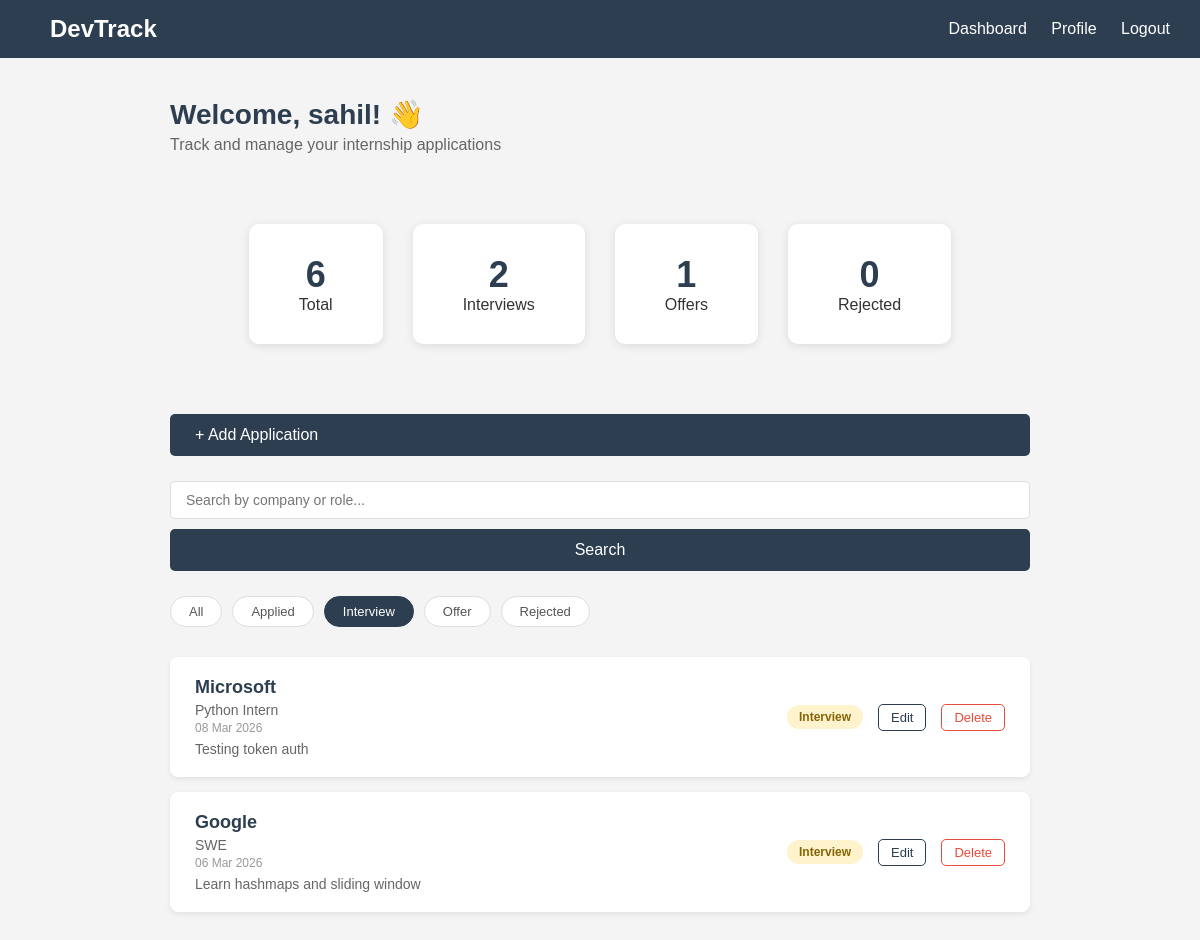
The page /dashboard?status=Interview&search= (signed in) on the database its author committed.
### app/models.py (models this page shows, shortened)
class User(db.Model, UserMixin):
    id = db.Column(db.Integer, primary_key=True)
    username = db.Column(db.String(80), unique=True, nullable=False)
    email = db.Column(db.String(120), unique=True, nullable=False)
    password = db.Column(db.String(200), nullable=False)
    api_token = db.Column(db.String(64), nullable=True)
    cgpa = db.Column(db.Float, nullable=True)
    backlogs = db.Column(db.Integer, default=0)
    college = db.Column(db.String(100), nullable=True)
    graduation_year = db.Column(db.Integer, nullable=True)
    branch = db.Column(db.String(50), nullable=True)
    internship_count = db.Column(db.Integer, default=0)
    project_count = db.Column(db.Integer, default=0)
    skills = db.Column(db.Text, nullable=True)
    applications = db.relationship('Application', backref='applicant', lazy=True)

class Application(db.Model):
    id = db.Column(db.Integer, primary_key=True)
    company = db.Column(db.String(100), nullable=False)
    role = db.Column(db.String(100), nullable=False)
    status = db.Column(db.String(20), nullable=False, default='Applied')
    date_applied = db.Column(db.DateTime, nullable=False, default=datetime.utcnow)
    notes = db.Column(db.Text, nullable=True)
    location = db.Column(db.String(100), nullable=True)
    job_type = db.Column(db.String(20), nullable=True, default='Internship')
    salary = db.Column(db.Integer, nullable=True)
    source = db.Column(db.String(50), nullable=True)
    interview_date = db.Column(db.DateTime, nullable=True)
    response_days = db.Column(db.Integer, nullable=True)
    user_id = db.Column(db.Integer, db.ForeignKey('user.id'), nullable=False)

### app/main/routes.py (the view)
@main.route('/dashboard')
@login_required
def dashboard():
    page = request.args.get('page', 1, type=int)
    search = request.args.get('search', '', type=str)
    status_filter = request.args.get('status', 'All')
    per_page = 5
    query = Application.query.filter_by(user_id=current_user.id)
    if search:
        query = query.filter(
            Application.company.ilike(f'%{search}%') |
            Application.role.ilike(f'%{search}%')
        )
    if status_filter != 'All':
        query = query.filter_by(status=status_filter)
    pagination = query.order_by(
        Application.date_applied.desc()
    ).paginate(page=page, per_page=per_page, error_out=False)
    applications = pagination.items
    all_applications = Application.query.filter_by(user_id=current_user.id).all()
    stats = {
        'total': len(all_applications),
        'interviews': len([a for a in all_applications if a.status == 'Interview']),
        'offers': len([a for a in all_applications if a.status == 'Offer']),
        'rejected': len([a for a in all_applications if a.status == 'Rejected'])
    }
    return render_template('main/dashboard.html',
        title='Dashboard',
        applications=applications,
        stats=stats,
        status_filter=status_filter,
        pagination=pagination,
        search=search
    )

### app/__init__.py (called while the page is built)
@login_manager.user_loader
def load_user(user_id):
    from app.models import User
    return User.query.get(int(user_id))

### app/templates/main/dashboard.html (shortened to what this page needs)
{% extends "base.html" %}
{% block content %}
<div class="dashboard">
    <div class="dashboard-header">
        <h2>Welcome, {{ current_user.username }}! 👋</h2>
        <p>Track and manage your internship applications</p>
    </div>
    <div class="stats">
        <div class="stat-box">
            <h3>{{ stats.total }}</h3>
            <p>Total</p>
        </div>
        <div class="stat-box">
            <h3>{{ stats.interviews }}</h3>
            <p>Interviews</p>
        </div>
        <div class="stat-box">
            <h3>{{ stats.offers }}</h3>
            <p>Offers</p>
        </div>
        <div class="stat-box">
            <h3>{{ stats.rejected }}</h3>
            <p>Rejected</p>
        </div>
    </div>
    <div class="dashboard-actions">
        <a href="{{ url_for('main.new_application') }}" class="btn">+ Add Application</a>
    </div>
    <form method="GET" action="{{ url_for('main.dashboard') }}" class="search-form">
        <input
            type="text"
            name="search"
            value="{{ search }}"
            placeholder="Search by company or role..."
            class="search-input"
        >
        <button type="submit" class="btn">Search</button>
    </form>
    <div class="filters">
        <a href="{{ url_for('main.dashboard', search=search) }}"
           class="filter-btn {% if status_filter == 'All' %}active{% endif %}">All</a>
        <a href="{{ url_for('main.dashboard', status='Applied', search=search) }}"
           class="filter-btn {% if status_filter == 'Applied' %}active{% endif %}">Applied</a>
        <a href="{{ url_for('main.dashboard', status='Interview', search=search) }}"
           class="filter-btn {% if status_filter == 'Interview' %}active{% endif %}">Interview</a>
        <a href="{{ url_for('main.dashboard', status='Offer', search=search) }}"
           class="filter-btn {% if status_filter == 'Offer' %}active{% endif %}">Offer</a>
        <a href="{{ url_for('main.dashboard', status='Rejected', search=search) }}"
           class="filter-btn {% if status_filter == 'Rejected' %}active{% endif %}">Rejected</a>
    </div>
    <div class="applications-list">
        {% if applications %}
            {% for app in applications %}
            <div class="application-card">
                <div class="app-info">
                    <h3>{{ app.company }}</h3>
                    <p>{{ app.role }}</p>
                    <small>{{ app.date_applied.strftime('%d %b %Y') }}</small>
                    {% if app.notes %}
                        <p class="app-notes">{{ app.notes }}</p>
                    {% endif %}
                </div>
                <div class="app-right">
                    <span class="badge {{ app.status.lower() }}">{{ app.status }}</span>
                    <a href="{{ url_for('main.edit_application', application_id=app.id) }}" class="btn-edit">Edit</a>
                    <form method="POST" action="{{ url_for('main.delete_application', application_id=app.id) }}">
                        <button type="submit" class="btn-delete" onclick="return confirm('Delete this application?')">Delete</button>
                    </form>
                </div>
            </div>
            {% endfor %}
        {% endif %}
    </div>
</div>
{% endblock %}

### app/static/style.css (style rules this page uses)
* { margin: 0; padding: 0; box-sizing: border-box; font-family: Arial, sans-serif; }
body { background-color: #f4f4f4; color: #333; }
.stats { display: flex; justify-content: center; gap: 30px; padding: 40px; }
.stat-box { background: white; padding: 30px 50px; border-radius: 10px; text-align: center; box-shadow: 0 2px 10px rgba(0,0,0,0.1); }
.stat-box h3 { font-size: 36px; color: #2c3e50; }
.btn { width: 100%; padding: 12px; background-color: #2c3e50; color: white; border: none; border-radius: 5px; font-size: 16px; cursor: pointer; }
.dashboard { max-width: 900px; margin: 40px auto; padding: 0 20px; }
.dashboard-header { margin-bottom: 30px; }
.dashboard-header h2 { font-size: 28px; color: #2c3e50; }
.dashboard-header p { color: #666; margin-top: 5px; }
.dashboard-actions { margin-top: 30px; }
.btn { display: inline-block; padding: 12px 25px; background-color: #2c3e50; color: white; border: none; border-radius: 5px; font-size: 16px; cursor: pointer; text-decoration: none; }
.applications-list { margin-top: 30px; }
.application-card { background: white; padding: 20px 25px; border-radius: 8px; margin-bottom: 15px; display: flex; justify-content: space-between; align-items: center; box-shadow: 0 2px 5px rgba(0,0,0,0.08); }
.app-info h3 { font-size: 18px; color: #2c3e50; margin-bottom: 4px; }
.app-info p { color: #666; font-size: 14px; }
.app-info small { color: #999; font-size: 12px; }
.app-right { display: flex; align-items: center; gap: 15px; }
.badge { padding: 5px 12px; border-radius: 20px; font-size: 12px; font-weight: bold; }
.badge.interview { background: #fff3cd; color: #856404; }
.btn-delete { background: none; border: 1px solid #e74c3c; color: #e74c3c; padding: 5px 12px; border-radius: 5px; cursor: pointer; font-size: 13px; }
.filters { display: flex; gap: 10px; margin: 25px 0 15px 0; flex-wrap: wrap; }
.filter-btn { padding: 7px 18px; border-radius: 20px; text-decoration: none; font-size: 13px; background: white; color: #555; border: 1px solid #ddd; transition: all 0.2s; }
.filter-btn.active { background: #2c3e50; color: white; border-color: #2c3e50; }
.btn-edit { padding: 5px 12px; border-radius: 5px; text-decoration: none; font-size: 13px; border: 1px solid #2c3e50; color: #2c3e50; }
.app-notes { font-size: 12px; color: #888; margin-top: 5px; max-width: 400px; }
.search-form { display: flex; gap: 10px; margin: 25px 0 15px 0; align-items: center; flex-wrap: wrap; }
.search-input { flex: 1; padding: 10px 15px; border: 1px solid #ddd; border-radius: 5px; font-size: 14px; min-width: 200px; }

### rows shown on the page
User: username "sahil"
Application: company "Microsoft", role "Python Intern", date_applied "08 Mar 2026", notes "Testing token auth", status "Interview"
Application: company "Google", role "SWE", date_applied "06 Mar 2026", notes "Learn hashmaps and sliding window", status "Interview"

### other values the page prints
{{ stats.total }} "6"
{{ stats.interviews }} "2"
{{ stats.offers }} "1"
{{ stats.rejected }} "0"
